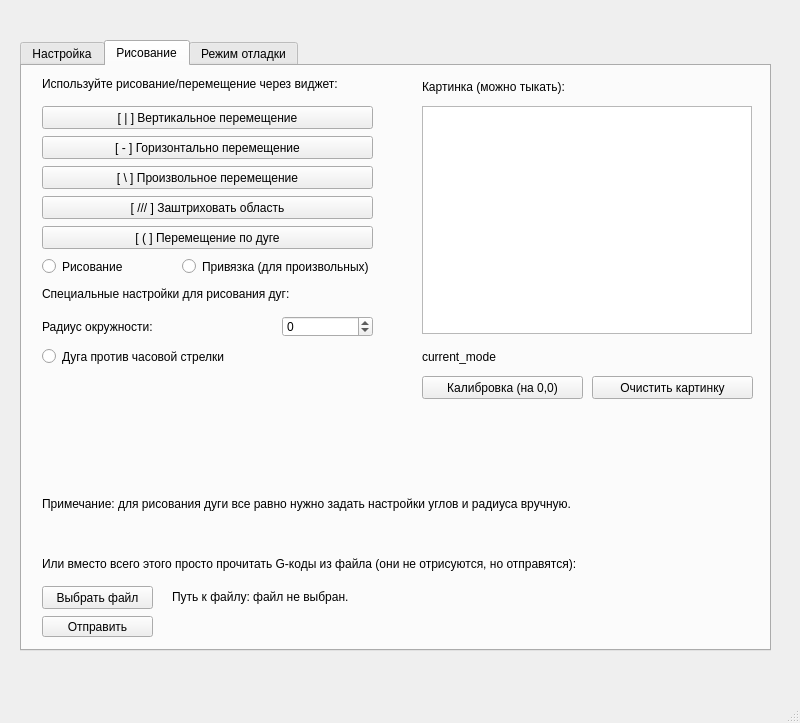
<?xml version="1.0" encoding="UTF-8"?>
<ui version="4.0">
 <class>MainWindow</class>
 <widget class="QMainWindow" name="MainWindow">
  <property name="geometry">
   <rect>
    <x>0</x>
    <y>0</y>
    <width>800</width>
    <height>723</height>
   </rect>
  </property>
  <property name="windowTitle">
   <string>MainWindow</string>
  </property>
  <widget class="QWidget" name="centralwidget">
   <widget class="QTabWidget" name="mainTabs">
    <property name="geometry">
     <rect>
      <x>20</x>
      <y>40</y>
      <width>751</width>
      <height>611</height>
     </rect>
    </property>
    <property name="currentIndex">
     <number>1</number>
    </property>
    <widget class="QWidget" name="tab_2">
     <attribute name="title">
      <string>Настройка</string>
     </attribute>
     <widget class="QComboBox" name="portsComboBox">
      <property name="geometry">
       <rect>
        <x>270</x>
        <y>40</y>
        <width>121</width>
        <height>22</height>
       </rect>
      </property>
     </widget>
     <widget class="QLabel" name="baudRateLabel">
      <property name="geometry">
       <rect>
        <x>140</x>
        <y>20</y>
        <width>111</width>
        <height>16</height>
       </rect>
      </property>
      <property name="text">
       <string>Введите Baud Rate </string>
      </property>
     </widget>
     <widget class="QLabel" name="portsLabel">
      <property name="geometry">
       <rect>
        <x>270</x>
        <y>20</y>
        <width>121</width>
        <height>16</height>
       </rect>
      </property>
      <property name="text">
       <string>Выберите COM-порт</string>
      </property>
     </widget>
     <widget class="QLineEdit" name="baudRateLineEdit">
      <property name="geometry">
       <rect>
        <x>140</x>
        <y>40</y>
        <width>113</width>
        <height>22</height>
       </rect>
      </property>
      <property name="text">
       <string>57600</string>
      </property>
     </widget>
     <widget class="QPlainTextEdit" name="consoleEdit">
      <property name="geometry">
       <rect>
        <x>20</x>
        <y>150</y>
        <width>711</width>
        <height>421</height>
       </rect>
      </property>
      <property name="readOnly">
       <bool>true</bool>
      </property>
      <property name="textInteractionFlags">
       <set>Qt::TextSelectableByKeyboard|Qt::TextSelectableByMouse</set>
      </property>
     </widget>
     <widget class="QLabel" name="consoleLabel">
      <property name="geometry">
       <rect>
        <x>20</x>
        <y>120</y>
        <width>111</width>
        <height>16</height>
       </rect>
      </property>
      <property name="text">
       <string>Консоль:</string>
      </property>
     </widget>
     <widget class="QPushButton" name="btn_refresh">
      <property name="geometry">
       <rect>
        <x>20</x>
        <y>40</y>
        <width>91</width>
        <height>24</height>
       </rect>
      </property>
      <property name="text">
       <string>Обновить</string>
      </property>
     </widget>
     <widget class="QRadioButton" name="btn_radio_no_confirm">
      <property name="geometry">
       <rect>
        <x>20</x>
        <y>80</y>
        <width>291</width>
        <height>21</height>
       </rect>
      </property>
      <property name="text">
       <string>Отключить подтверждение действий</string>
      </property>
     </widget>
     <widget class="QPushButton" name="btn_dump_codes">
      <property name="geometry">
       <rect>
        <x>420</x>
        <y>80</y>
        <width>301</width>
        <height>24</height>
       </rect>
      </property>
      <property name="text">
       <string>Выгрузить G-коды для текущего рисунка</string>
      </property>
     </widget>
     <widget class="QPushButton" name="btn_chk_connect">
      <property name="geometry">
       <rect>
        <x>420</x>
        <y>40</y>
        <width>181</width>
        <height>24</height>
       </rect>
      </property>
      <property name="text">
       <string>Проверить соединение</string>
      </property>
     </widget>
    </widget>
    <widget class="QWidget" name="tab">
     <attribute name="title">
      <string>Рисование</string>
     </attribute>
     <widget class="QGraphicsView" name="paint_view">
      <property name="geometry">
       <rect>
        <x>400</x>
        <y>40</y>
        <width>330</width>
        <height>228</height>
       </rect>
      </property>
      <property name="minimumSize">
       <size>
        <width>330</width>
        <height>228</height>
       </size>
      </property>
      <property name="maximumSize">
       <size>
        <width>330</width>
        <height>228</height>
       </size>
      </property>
      <property name="verticalScrollBarPolicy">
       <enum>Qt::ScrollBarAlwaysOff</enum>
      </property>
      <property name="horizontalScrollBarPolicy">
       <enum>Qt::ScrollBarAlwaysOff</enum>
      </property>
     </widget>
     <widget class="QLabel" name="label_6">
      <property name="geometry">
       <rect>
        <x>400</x>
        <y>10</y>
        <width>331</width>
        <height>21</height>
       </rect>
      </property>
      <property name="text">
       <string>Картинка (можно тыкать):</string>
      </property>
     </widget>
     <widget class="QLabel" name="label_7">
      <property name="geometry">
       <rect>
        <x>20</x>
        <y>10</y>
        <width>331</width>
        <height>16</height>
       </rect>
      </property>
      <property name="text">
       <string>Используйте рисование/перемещение через виджет:</string>
      </property>
     </widget>
     <widget class="QPushButton" name="btn_paint_vertical">
      <property name="geometry">
       <rect>
        <x>20</x>
        <y>40</y>
        <width>331</width>
        <height>23</height>
       </rect>
      </property>
      <property name="text">
       <string>[ | ] Вертикальное перемещение</string>
      </property>
     </widget>
     <widget class="QPushButton" name="btn_paint_horizontal">
      <property name="geometry">
       <rect>
        <x>20</x>
        <y>70</y>
        <width>331</width>
        <height>23</height>
       </rect>
      </property>
      <property name="text">
       <string>[ - ] Горизонтально перемещение</string>
      </property>
     </widget>
     <widget class="QPushButton" name="btn_paint_sloped">
      <property name="geometry">
       <rect>
        <x>20</x>
        <y>100</y>
        <width>331</width>
        <height>23</height>
       </rect>
      </property>
      <property name="text">
       <string>[ \ ] Произвольное перемещение</string>
      </property>
     </widget>
     <widget class="QLabel" name="mode_paint_label">
      <property name="geometry">
       <rect>
        <x>400</x>
        <y>280</y>
        <width>331</width>
        <height>21</height>
       </rect>
      </property>
      <property name="text">
       <string>current_mode</string>
      </property>
     </widget>
     <widget class="QLabel" name="label_10">
      <property name="geometry">
       <rect>
        <x>20</x>
        <y>250</y>
        <width>231</width>
        <height>21</height>
       </rect>
      </property>
      <property name="text">
       <string>Радиус окружности:</string>
      </property>
     </widget>
     <widget class="QSpinBox" name="spinbox_paint_radius">
      <property name="geometry">
       <rect>
        <x>260</x>
        <y>250</y>
        <width>91</width>
        <height>21</height>
       </rect>
      </property>
      <property name="minimum">
       <number>-500</number>
      </property>
      <property name="maximum">
       <number>500</number>
      </property>
      <property name="singleStep">
       <number>10</number>
      </property>
     </widget>
     <widget class="QRadioButton" name="btn_radio_paint_ccw">
      <property name="geometry">
       <rect>
        <x>20</x>
        <y>280</y>
        <width>331</width>
        <height>21</height>
       </rect>
      </property>
      <property name="text">
       <string>Дуга против часовой стрелки</string>
      </property>
      <property name="autoExclusive">
       <bool>false</bool>
      </property>
     </widget>
     <widget class="QPushButton" name="btn_paint_hatch">
      <property name="geometry">
       <rect>
        <x>20</x>
        <y>130</y>
        <width>331</width>
        <height>23</height>
       </rect>
      </property>
      <property name="text">
       <string>[ /// ] Заштриховать область</string>
      </property>
     </widget>
     <widget class="QRadioButton" name="btn_radio_paint">
      <property name="geometry">
       <rect>
        <x>20</x>
        <y>190</y>
        <width>121</width>
        <height>21</height>
       </rect>
      </property>
      <property name="text">
       <string>Рисование</string>
      </property>
      <property name="autoExclusive">
       <bool>false</bool>
      </property>
     </widget>
     <widget class="QLabel" name="label_11">
      <property name="geometry">
       <rect>
        <x>20</x>
        <y>220</y>
        <width>331</width>
        <height>16</height>
       </rect>
      </property>
      <property name="text">
       <string>Специальные настройки для рисования дуг:</string>
      </property>
     </widget>
     <widget class="QPushButton" name="btn_paint_arc">
      <property name="geometry">
       <rect>
        <x>20</x>
        <y>160</y>
        <width>331</width>
        <height>23</height>
       </rect>
      </property>
      <property name="text">
       <string>[ ( ] Перемещение по дуге</string>
      </property>
     </widget>
     <widget class="QLabel" name="label_12">
      <property name="geometry">
       <rect>
        <x>20</x>
        <y>430</y>
        <width>711</width>
        <height>16</height>
       </rect>
      </property>
      <property name="text">
       <string>Примечание: для рисования дуги все равно нужно задать настройки углов и радиуса вручную.</string>
      </property>
     </widget>
     <widget class="QPushButton" name="btn_select_file">
      <property name="geometry">
       <rect>
        <x>20</x>
        <y>520</y>
        <width>111</width>
        <height>23</height>
       </rect>
      </property>
      <property name="text">
       <string>Выбрать файл</string>
      </property>
     </widget>
     <widget class="QLabel" name="label_filename">
      <property name="geometry">
       <rect>
        <x>150</x>
        <y>520</y>
        <width>581</width>
        <height>21</height>
       </rect>
      </property>
      <property name="text">
       <string>Путь к файлу: файл не выбран.</string>
      </property>
     </widget>
     <widget class="QLabel" name="label_16">
      <property name="geometry">
       <rect>
        <x>20</x>
        <y>490</y>
        <width>711</width>
        <height>16</height>
       </rect>
      </property>
      <property name="text">
       <string>Или вместо всего этого просто прочитать G-коды из файла (они не отрисуются, но отправятся):</string>
      </property>
     </widget>
     <widget class="QPushButton" name="push_file_send">
      <property name="geometry">
       <rect>
        <x>20</x>
        <y>550</y>
        <width>111</width>
        <height>21</height>
       </rect>
      </property>
      <property name="text">
       <string>Отправить</string>
      </property>
     </widget>
     <widget class="QPushButton" name="btn_paint_calibrate">
      <property name="geometry">
       <rect>
        <x>400</x>
        <y>310</y>
        <width>161</width>
        <height>23</height>
       </rect>
      </property>
      <property name="text">
       <string>Калибровка (на 0,0)</string>
      </property>
     </widget>
     <widget class="QPushButton" name="btn_paint_clear_img">
      <property name="geometry">
       <rect>
        <x>570</x>
        <y>310</y>
        <width>161</width>
        <height>23</height>
       </rect>
      </property>
      <property name="text">
       <string>Очистить картинку</string>
      </property>
     </widget>
     <widget class="QRadioButton" name="btn_radio_snapping">
      <property name="geometry">
       <rect>
        <x>160</x>
        <y>190</y>
        <width>191</width>
        <height>21</height>
       </rect>
      </property>
      <property name="text">
       <string>Привязка (для произвольных)</string>
      </property>
      <property name="autoExclusive">
       <bool>false</bool>
      </property>
     </widget>
    </widget>
    <widget class="QWidget" name="tab_3">
     <attribute name="title">
      <string>Режим отладки</string>
     </attribute>
     <widget class="QLabel" name="label_14">
      <property name="geometry">
       <rect>
        <x>20</x>
        <y>10</y>
        <width>331</width>
        <height>16</height>
       </rect>
      </property>
      <property name="text">
       <string>Введите G-код:</string>
      </property>
     </widget>
     <widget class="QLineEdit" name="lineEdit_pro_gcode">
      <property name="geometry">
       <rect>
        <x>20</x>
        <y>40</y>
        <width>561</width>
        <height>20</height>
       </rect>
      </property>
     </widget>
     <widget class="QPushButton" name="btn_pro_gcode_send">
      <property name="geometry">
       <rect>
        <x>600</x>
        <y>40</y>
        <width>75</width>
        <height>23</height>
       </rect>
      </property>
      <property name="text">
       <string>Отправить</string>
      </property>
     </widget>
     <widget class="QLabel" name="label_15">
      <property name="geometry">
       <rect>
        <x>20</x>
        <y>80</y>
        <width>331</width>
        <height>16</height>
       </rect>
      </property>
      <property name="text">
       <string>Введите HEX отправляемого пакета на ЧПУ:</string>
      </property>
     </widget>
     <widget class="QLineEdit" name="lineEdit_pro_hex">
      <property name="geometry">
       <rect>
        <x>20</x>
        <y>110</y>
        <width>561</width>
        <height>20</height>
       </rect>
      </property>
     </widget>
     <widget class="QPushButton" name="btn_pro_hex_send">
      <property name="geometry">
       <rect>
        <x>600</x>
        <y>110</y>
        <width>75</width>
        <height>23</height>
       </rect>
      </property>
      <property name="text">
       <string>Отправить</string>
      </property>
     </widget>
    </widget>
   </widget>
  </widget>
  <widget class="QStatusBar" name="statusbar"/>
 </widget>
 <resources/>
 <connections/>
</ui>
